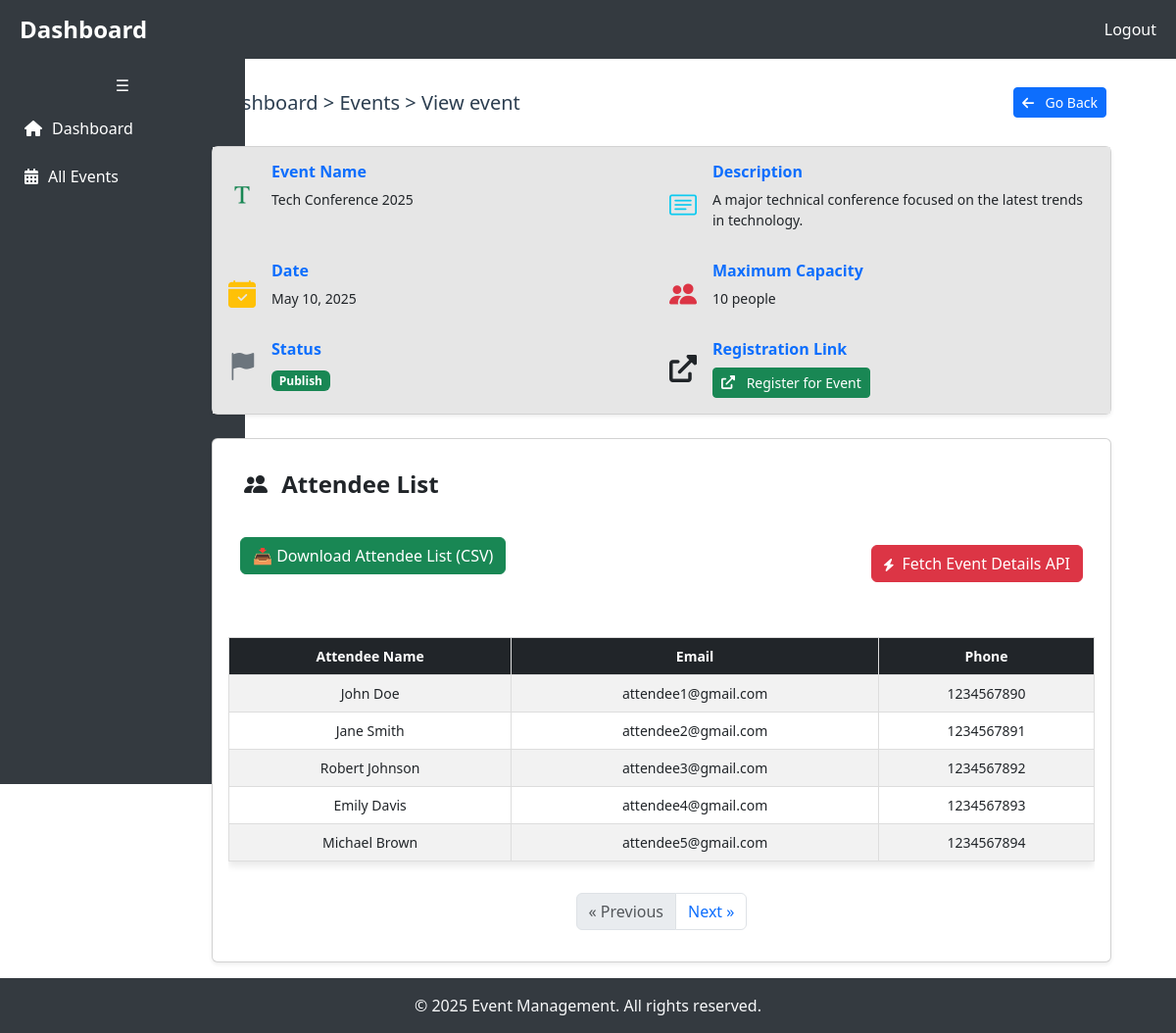
The app's page /pages/event.php?event_id=1 (signed in) with its own data.
### tables this page shows
CREATE TABLE `events` (
  `event_id` int(11) NOT NULL,
  `event_name` varchar(255) NOT NULL,
  `event_description` text DEFAULT NULL,
  `event_date` varchar(100) NOT NULL,
  `user_id` int(11) NOT NULL,
  `event_status` enum('draft','publish') NOT NULL DEFAULT 'draft',
  `max_attendee` int(11) DEFAULT NULL,
  `public_form_link` varchar(255) DEFAULT NULL,
  `created_at` timestamp NOT NULL DEFAULT current_timestamp(),
  `updated_at` timestamp NOT NULL DEFAULT current_timestamp() ON UPDATE current_timestamp()
);

CREATE TABLE `event_attendees` (
  `attendee_id` int(11) NOT NULL,
  `event_id` int(11) NOT NULL,
  `attendee_name` varchar(255) NOT NULL,
  `attendee_email` varchar(255) NOT NULL,
  `attendee_phone` varchar(20) NOT NULL,
  `registration_date` timestamp NOT NULL DEFAULT current_timestamp()
);

### pages/event.php (the view, shortened to what this page needs)
<?php
include "../content/templates/authenticated/header.php";
include "../content/templates/authenticated/sidebar.php";
$event_id = (int) $_GET['event_id'];
$query = "SELECT * FROM events WHERE event_id = '$event_id'";
$result = mysqli_query($conn, $query);
$event = mysqli_fetch_assoc($result);
$limit = 5;
$page = isset($_GET['page']) ? (int) $_GET['page'] : 1;
$offset = ($page - 1) * $limit;
$count_query = "SELECT COUNT(*) AS total FROM event_attendees WHERE event_id = $event_id";
$count_result = mysqli_query($conn, $count_query);
$total_attendees = mysqli_fetch_assoc($count_result)['total'];
$total_pages = ceil($total_attendees / $limit);
$query = "SELECT attendee_name, attendee_email, attendee_phone
          FROM event_attendees
          WHERE event_id = $event_id
          LIMIT $limit OFFSET $offset";
$result = mysqli_query($conn, $query);
?>
<div class="main-content p-4 mb-5">
    <div class="header-with-button d-flex justify-content-between align-items-center mb-4">
        <h1 class="header-text h5">Dashboard > Events > View event</h1>
        <button type="button" class="btn btn-primary btn-sm" onclick="window.history.back()">
            <i class="fa fa-arrow-left me-2"></i> Go Back
        </button>
    </div>
    <div class="card shadow-sm">
        <div class="card-body" style="background-color:rgb(230, 230, 230);">
            <div class="row row-cols-1 row-cols-md-2 g-3">
                <div class="col">
                    <div class="d-flex align-items-center">
                        <i class="bi bi-fonts fs-3 text-success me-3"></i>
                        <div>
                            <h6 class="text-primary fw-bold">Event Name</h6>
                            <p class="small"><?= htmlspecialchars($event['event_name']) ?></p>
                        </div>
                    </div>
                </div>
                <div class="col">
                    <div class="d-flex align-items-center">
                        <i class="bi bi-card-text fs-3 text-info me-3"></i>
                        <div>
                            <h6 class="text-primary fw-bold">Description</h6>
                            <p class="small"><?= nl2br(htmlspecialchars($event['event_description'])) ?></p>
                        </div>
                    </div>
                </div>
                <div class="col">
                    <div class="d-flex align-items-center">
                        <i class="bi bi-calendar-check-fill fs-3 text-warning me-3"></i>
                        <div>
                            <h6 class="text-primary fw-bold">Date</h6>
                            <p class="small"><?= date("F j, Y", strtotime($event['event_date'])) ?></p>
                        </div>
                    </div>
                </div>
                <div class="col">
                    <div class="d-flex align-items-center">
                        <i class="bi bi-people-fill fs-3 text-danger me-3"></i>
                        <div>
                            <h6 class="text-primary fw-bold">Maximum Capacity</h6>
                            <p class="small"><?= htmlspecialchars($event['max_attendee']) ?> people</p>
                        </div>
                    </div>
                </div>
                <div class="col">
                    <div class="d-flex align-items-center">
                        <i class="bi bi-flag-fill fs-3 text-secondary me-3"></i>
                        <div>
                            <h6 class="text-primary fw-bold">Status</h6>
                            <span class="badge <?= $event['event_status'] == 'publish' ? 'bg-success' : 'bg-secondary' ?>">
                                <?= ucfirst(htmlspecialchars($event['event_status'])) ?>
                            </span>
                        </div>
                    </div>
                </div>
                <div class="col">
                    <div class="d-flex align-items-center">
                        <i class="fa fa-external-link-alt fs-3 text-dark me-3"></i>
                        <div>
                            <h6 class="text-primary fw-bold">Registration Link</h6>
                            <a href="<?= BASE_URL; ?>pages/event/registration.php?event_id=<?= $event_id; ?>"
                            target="_blank" class="btn btn-success btn-sm">
                                <i class="fa fa-external-link-alt me-2"></i> Register for Event
                            </a>
                        </div>
                    </div>
                </div>
            </div>
        </div>
    </div>
    <div class="card shadow-sm mt-4">
        <div class="card-body">
        <h4 class=" text-dark  m-2 p-2 fw-semibold">
    <i class="bi bi-people-fill me-2"></i> Attendee List
</h4>
            <div class="container py-4">
                    <div class="d-flex justify-content-between align-items-center mb-4">
                    <div class="text-end mb-3">
                        <a href="attendee_report.php?event_id=<?= $event_id; ?>&download_csv=true" class="btn btn-success">
                            📥 Download Attendee List (CSV)
                        </a>
                    </div>
                    <button class="btn btn-danger"  data-bs-toggle="modal" data-bs-target="#fetcheventdataadmin"><i class="fa fa-bolt" style="font-size:13px;color:white; margin-right:5px;"></i>
                Fetch Event Details API
            </button>
                </div>
        </div>
                <div class="table-responsive">
                    <table class="table table-striped table-hover border">
                        <thead class="table-dark">
                            <tr>
                                <th>Attendee Name</th>
                                <th>Email</th>
                                <th>Phone</th>
                            </tr>
                        </thead>
                        <tbody>
                            <?php while ($attendee = mysqli_fetch_assoc($result)) { ?>
                                <tr>
                                    <td><?= htmlspecialchars($attendee['attendee_name']); ?></td>
                                    <td><?= htmlspecialchars($attendee['attendee_email']); ?></td>
                                    <td><?= htmlspecialchars($attendee['attendee_phone']); ?></td>
                                </tr>
                            <?php } ?>
                        </tbody>
                    </table>
                </div>
                <div class="d-flex justify-content-center mt-3">
                    <nav aria-label="Page navigation">
                        <ul class="pagination">
                            <li class="page-item <?= ($page <= 1) ? 'disabled' : '' ?>">
                                <a class="page-link" href="?event_id=<?= $event_id; ?>&page=<?= max(1, $page - 1); ?>" aria-label="Previous">
                                    <span aria-hidden="true">« Previous</span>
                                </a>
                            </li>
                            <li class="page-item <?= ($page >= $total_pages) ? 'disabled' : '' ?>">
                                <a class="page-link" href="?event_id=<?= $event_id; ?>&page=<?= min($total_pages, $page + 1); ?>" aria-label="Next">
                                    <span aria-hidden="true">Next »</span>
                                </a>
                            </li>
                        </ul>
                    </nav>
                </div>
            </div>
        </div>
    </div>
</div>
<?php include "../content/templates/authenticated/footer.php"; ?>

### content/templates/authenticated/header.php (shortened to what this page needs)
<?php
$user_role = $_SESSION['user_role'];
?>
<!DOCTYPE html>
<html lang="en">
<head>
    <link rel="stylesheet" href="https://cdnjs.cloudflare.com/ajax/libs/bootstrap/5.3.0/css/bootstrap.min.css">
    <link rel="stylesheet" href="https://cdnjs.cloudflare.com/ajax/libs/font-awesome/6.0.0/css/all.min.css">
    <link rel="stylesheet" href="https://cdnjs.cloudflare.com/ajax/libs/bootstrap/5.3.0/css/bootstrap.min.css">
    <link rel="stylesheet" href="https://cdnjs.cloudflare.com/ajax/libs/fullcalendar/6.1.8/fullcalendar.min.css">
    <link href="https://cdn.jsdelivr.net/npm/bootstrap-icons/font/bootstrap-icons.css" rel="stylesheet">
    <link rel="stylesheet" href="https://cdn.datatables.net/1.11.5/css/jquery.dataTables.min.css">
    <link rel="stylesheet" href="https://cdn.jsdelivr.net/npm/bootstrap@5.3.0/dist/css/bootstrap.min.css">
</head>
<body>
<div class="header">
        <div class="title">Dashboard</div>
        <a href="../pages/logout.php" class="logout-btn">Logout</a>
    </div>
    <div class="container mt-4">

### content/templates/authenticated/sidebar.php (shortened to what this page needs)
<div class="sidebar" id="sidebar">
    <div class="toggle-btn float-right" onclick="toggleSidebar()">
        ☰
    </div>
    <a href="<?php echo BASE_URL; ?>pages/dashboard.php"
        class="<?php echo (BASE_URL . 'pages/dashboard.php' === 'http://localhost' . $_SERVER['REQUEST_URI']) ? 'active' : ''; ?>">
        <i class="fas fa-home icon"></i><span>Dashboard</span>
    </a>
    <?php if($user_role=="admin") { ?>
    <a href="<?php echo BASE_URL; ?>pages/admin_events.php"
        class="<?php echo (BASE_URL . 'pages/admin_events.php' === 'http://localhost' . $_SERVER['REQUEST_URI']) ? 'active' : ''; ?>">
        <i class="fas fa-calendar-alt icon"></i><span>All Events</span>
    </a>
    <?php } ?>
</div>

### content/templates/authenticated/footer.php (shortened to what this page needs)
   <footer class="footer text-light fixed-bottom">
        <div class="container text-center py-3">
            <p class="mb-0">&copy; 2025 Event Management. All rights reserved.</p>
        </div>
    </footer>
</body>
</html>

### content/templates/authenticated/header.php (style rules this page uses)
.header { position: fixed; top: 0; left: 0; width: 100%; height: 60px; background-color: #343a40; color: white; display: flex; align-items: center; justify-content: space-between; padding: 0 20px; z-index: 1000; }
.header .title { font-size: 1.5rem; font-weight: bold; }
.header .logout-btn { color: white; text-decoration: none; font-size: 1rem; }
.sidebar { height: calc(100vh - 60px); width: 250px; position: fixed; top: 60px; left: 0; background-color: #343a40; padding: 15px; transition: width 0.3s; overflow: hidden; }
.sidebar a { color: white; display: flex; align-items: center; text-decoration: none; padding: 10px; margin: 5px 0; border-radius: 5px; transition: background-color 0.3s, padding 0.3s; }
.sidebar .icon { margin-right: 10px; }
.sidebar .toggle-btn { color: white; text-align: center; cursor: pointer; margin-bottom: 10px; }
.main-content { margin-left: 150px; margin-top: 60px; margin-bottom: 60px; padding: 20px; transition: margin-left 0.3s; }
.footer { background-color: #343a40; }
table { width: 100%; border-collapse: collapse; font-size: 14px; box-shadow: 0 4px 8px rgba(0, 0, 0, 0.1); }
table thead { background-color:rgb(57, 59, 61); color: white; }
table th, table td { padding: 10px; border: 1px solid #ddd; text-align: center; }
table tbody tr:nth-child(odd) { background-color: #f9f9f9; }
table tbody tr:nth-child(even) { background-color: #ffffff; }
h1 { color: #2c3e50; text-align: center; }
.header-with-button { display: flex; justify-content: space-between; align-items: center; padding: 5px; margin-bottom: 20px; }
.header-text { font-size: 20px; color: #2c3e50; margin: 0; }

### records on screen
events: event_name "Tech Conference 2025", event_description "A major technical conference focused on the latest trends in technology.", event_date "May 10, 2025", max_attendee "10", event_status "Publish"
event_attendees: attendee_name "John Doe", attendee_email "attendee1@gmail.com", attendee_phone "1234567890"
event_attendees: attendee_name "Jane Smith", attendee_email "attendee2@gmail.com", attendee_phone "1234567891"
event_attendees: attendee_name "Robert Johnson", attendee_email "attendee3@gmail.com", attendee_phone "1234567892"
event_attendees: attendee_name "Emily Davis", attendee_email "attendee4@gmail.com", attendee_phone "1234567893"
event_attendees: attendee_name "Michael Brown", attendee_email "attendee5@gmail.com", attendee_phone "1234567894"
